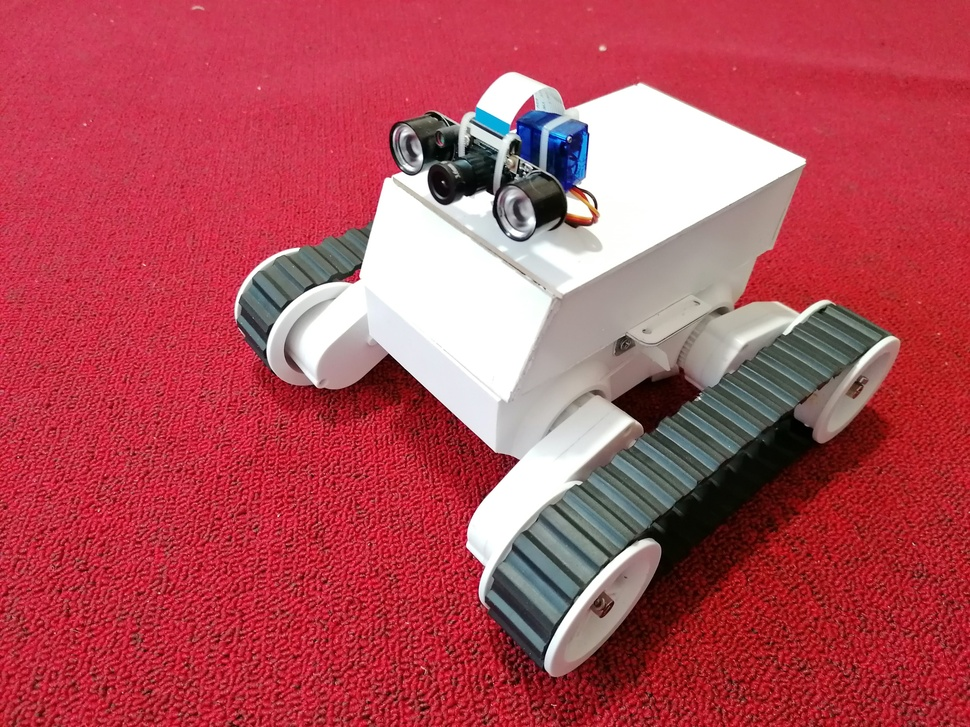
#> input picture img/IMG_20210904_092910.jpg, 970 x 727 px, shrunk from 4000 x 3000 before the run, given in place of the camera
$ python init.py
#> lines starting #> are read from the running program, lines starting #| are printed output that depends on the picture; after the words box and inside, x2 and y2 are one past the last pixel; in counts of white or black regions, pixels touching at a corner belong together
import cv2
import numpy as np
cap = cv2.VideoCapture(0)
while True:
    _, frame = cap.read()
#> frame is the input picture: shape (727, 970, 3); mean B, G, R 89.1, 77.8, 178.8
    blurred_frame = cv2.GaussianBlur(frame, (5, 5), 0)
    hsv = cv2.cvtColor(blurred_frame, cv2.COLOR_BGR2HSV)
#> hsv: shape (727, 970, 3); mean H, S, V 129.2, 150.3, 180.7
    lower_blue = np.array([38, 86, 0])
    upper_blue = np.array([121, 255, 255])
    mask = cv2.inRange(hsv, lower_blue, upper_blue)
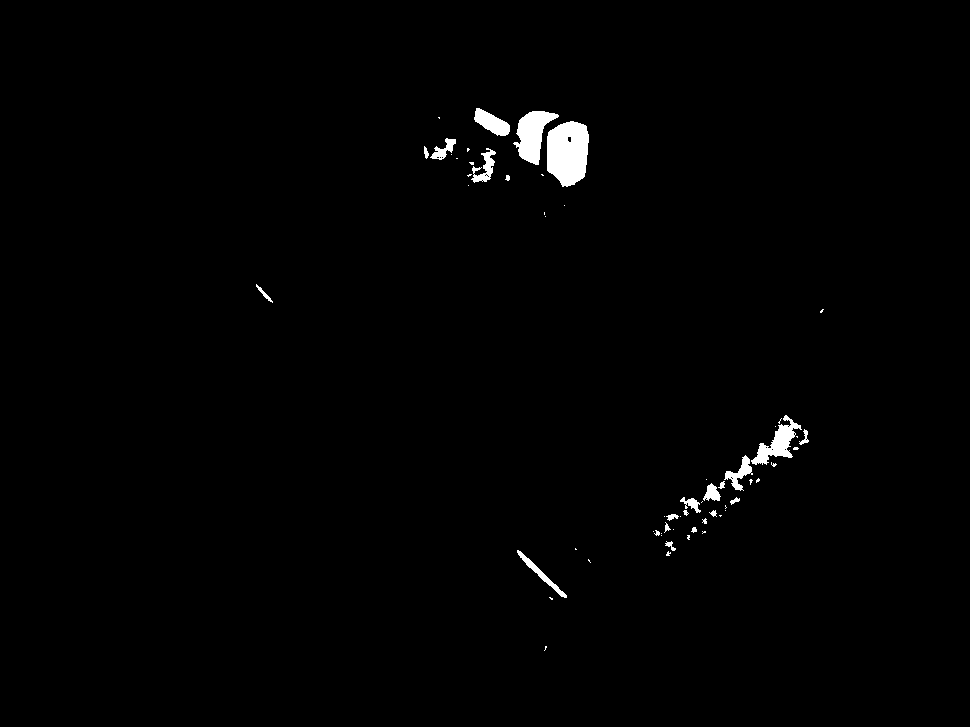
#> mask: shape (727, 970); 1% white; 61 white regions (38 under 20 px)

    contours,hierachy = cv2.findContours(mask, cv2.RETR_TREE, cv2.CHAIN_APPROX_NONE)
#> contours = 80 contours, 62 with area under 20; largest, box (x1, y1, x2, y2) and area: (547, 121, 589, 187) 2164, (513, 111, 559, 165) 1193, (751, 415, 802, 465) 810, (474, 108, 510, 136) 508, (724, 455, 753, 491) 314
    cv2.drawContours(frame, contours, -1, (0, 255, 0), 3)
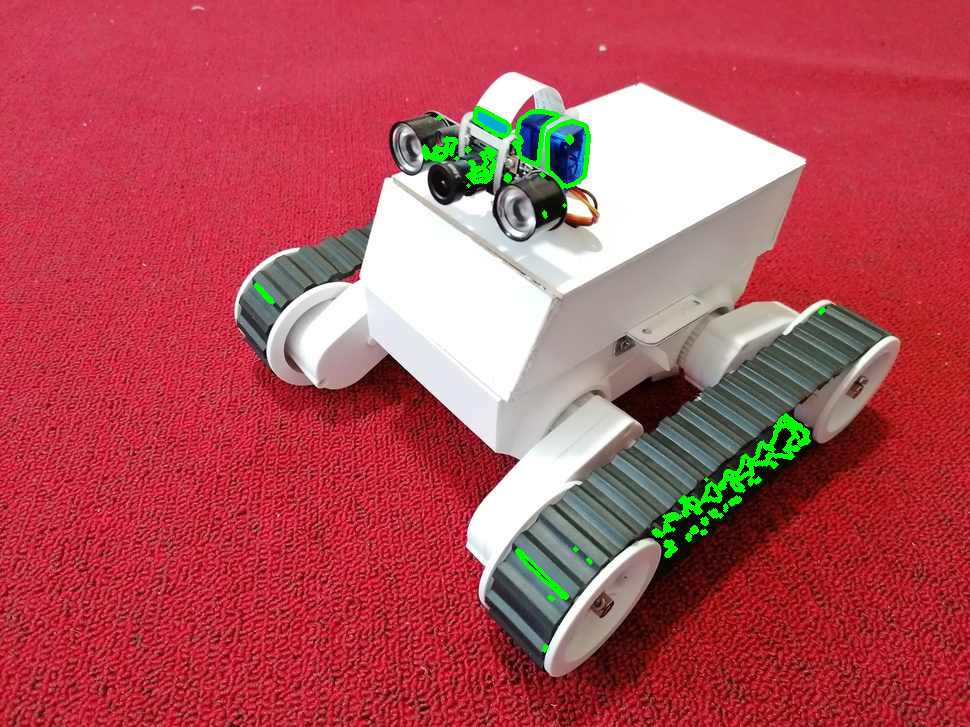
#> frame: shape (727, 970, 3); 1.11% of pixels changed, all inside (x1, y1, x2, y2) = (254, 106, 826, 653)

    cv2.imshow("Frame", frame)
    cv2.imshow("Mask", mask)
    if cv2.waitKey(1) & 0xFF == ord('s'):
#> (key Esc is pressed here)
        break
cap.release()
cv2.destroyAllWindows()
